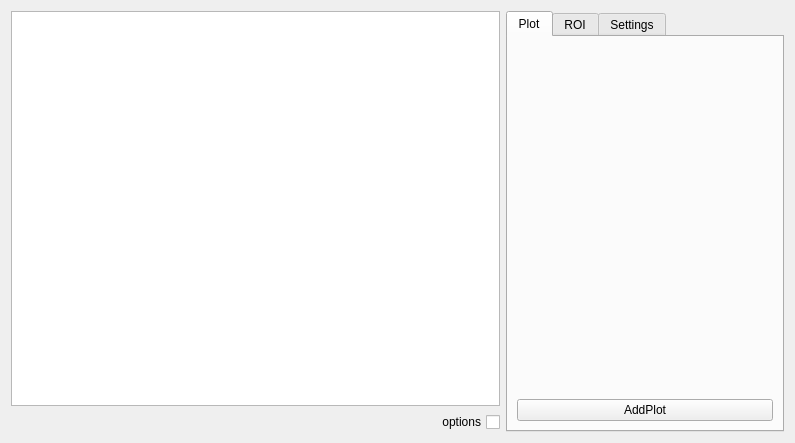
<?xml version="1.0" encoding="UTF-8"?>
<ui version="4.0">
 <class>Viewer1DWidget</class>
 <widget class="QWidget" name="Viewer1DWidget">
  <property name="geometry">
   <rect>
    <x>0</x>
    <y>0</y>
    <width>795</width>
    <height>443</height>
   </rect>
  </property>
  <property name="sizePolicy">
   <sizepolicy hsizetype="MinimumExpanding" vsizetype="Preferred">
    <horstretch>0</horstretch>
    <verstretch>0</verstretch>
   </sizepolicy>
  </property>
  <property name="windowTitle">
   <string>Form</string>
  </property>
  <property name="locale">
   <locale language="C" country="AnyCountry"/>
  </property>
  <layout class="QHBoxLayout" name="horizontalLayout">
   <item>
    <layout class="QVBoxLayout" name="verticalLayout_4">
     <property name="rightMargin">
      <number>0</number>
     </property>
     <item>
      <widget class="GraphicsLayoutWidget" name="viewer_GraphicsLayoutWidget">
       <property name="sizePolicy">
        <sizepolicy hsizetype="Expanding" vsizetype="Expanding">
         <horstretch>0</horstretch>
         <verstretch>0</verstretch>
        </sizepolicy>
       </property>
      </widget>
     </item>
     <item>
      <widget class="QCheckBox" name="options_checkBox">
       <property name="sizePolicy">
        <sizepolicy hsizetype="Expanding" vsizetype="Fixed">
         <horstretch>0</horstretch>
         <verstretch>0</verstretch>
        </sizepolicy>
       </property>
       <property name="layoutDirection">
        <enum>Qt::RightToLeft</enum>
       </property>
       <property name="text">
        <string>options</string>
       </property>
      </widget>
     </item>
    </layout>
   </item>
   <item>
    <widget class="QTabWidget" name="tabWidget">
     <property name="sizePolicy">
      <sizepolicy hsizetype="Fixed" vsizetype="Expanding">
       <horstretch>0</horstretch>
       <verstretch>0</verstretch>
      </sizepolicy>
     </property>
     <property name="currentIndex">
      <number>0</number>
     </property>
     <widget class="QWidget" name="tab">
      <property name="sizePolicy">
       <sizepolicy hsizetype="Preferred" vsizetype="Preferred">
        <horstretch>0</horstretch>
        <verstretch>0</verstretch>
       </sizepolicy>
      </property>
      <attribute name="title">
       <string>Plot</string>
      </attribute>
      <layout class="QVBoxLayout" name="verticalLayout">
       <item>
        <widget class="CustomParameterTree" name="plot_ParameterTree" native="true">
         <property name="sizePolicy">
          <sizepolicy hsizetype="Preferred" vsizetype="Preferred">
           <horstretch>0</horstretch>
           <verstretch>0</verstretch>
          </sizepolicy>
         </property>
        </widget>
       </item>
       <item>
        <widget class="QPushButton" name="addPlot_pushButton">
         <property name="sizePolicy">
          <sizepolicy hsizetype="Minimum" vsizetype="Fixed">
           <horstretch>0</horstretch>
           <verstretch>0</verstretch>
          </sizepolicy>
         </property>
         <property name="text">
          <string>AddPlot</string>
         </property>
        </widget>
       </item>
      </layout>
     </widget>
     <widget class="QWidget" name="tab_2">
      <property name="sizePolicy">
       <sizepolicy hsizetype="Preferred" vsizetype="Preferred">
        <horstretch>0</horstretch>
        <verstretch>0</verstretch>
       </sizepolicy>
      </property>
      <attribute name="title">
       <string>ROI</string>
      </attribute>
      <layout class="QVBoxLayout" name="verticalLayout_2">
       <item>
        <widget class="ROIToolButton" name="makeROI_toolButton">
         <property name="sizePolicy">
          <sizepolicy hsizetype="Minimum" vsizetype="Fixed">
           <horstretch>0</horstretch>
           <verstretch>0</verstretch>
          </sizepolicy>
         </property>
         <property name="text">
          <string>Add ROI</string>
         </property>
         <property name="popupMode">
          <enum>QToolButton::MenuButtonPopup</enum>
         </property>
         <property name="toolButtonStyle">
          <enum>Qt::ToolButtonTextOnly</enum>
         </property>
         <property name="autoRaise">
          <bool>true</bool>
         </property>
         <property name="arrowType">
          <enum>Qt::RightArrow</enum>
         </property>
        </widget>
       </item>
       <item>
        <widget class="ROITableWidget" name="tableROI_tableWidget">
         <property name="sizePolicy">
          <sizepolicy hsizetype="MinimumExpanding" vsizetype="Expanding">
           <horstretch>0</horstretch>
           <verstretch>0</verstretch>
          </sizepolicy>
         </property>
         <property name="minimumSize">
          <size>
           <width>0</width>
           <height>0</height>
          </size>
         </property>
         <property name="selectionBehavior">
          <enum>QAbstractItemView::SelectRows</enum>
         </property>
         <attribute name="horizontalHeaderStretchLastSection">
          <bool>true</bool>
         </attribute>
         <column>
          <property name="text">
           <string>Name</string>
          </property>
         </column>
         <column>
          <property name="text">
           <string>Orientation</string>
          </property>
         </column>
         <column>
          <property name="text">
           <string>Type</string>
          </property>
         </column>
        </widget>
       </item>
      </layout>
     </widget>
     <widget class="QWidget" name="tab_3">
      <attribute name="title">
       <string>Settings</string>
      </attribute>
      <layout class="QVBoxLayout" name="verticalLayout_3">
       <item>
        <widget class="ParameterTree" name="settings_ParameterTree" native="true">
         <property name="sizePolicy">
          <sizepolicy hsizetype="Preferred" vsizetype="Preferred">
           <horstretch>0</horstretch>
           <verstretch>0</verstretch>
          </sizepolicy>
         </property>
        </widget>
       </item>
      </layout>
     </widget>
    </widget>
   </item>
  </layout>
 </widget>
 <customwidgets>
  <customwidget>
   <class>GraphicsLayoutWidget</class>
   <extends>QGraphicsView</extends>
   <header>pyqtgraph</header>
  </customwidget>
  <customwidget>
   <class>ROITableWidget</class>
   <extends>QTableWidget</extends>
   <header>CustomTableWidget</header>
  </customwidget>
  <customwidget>
   <class>CustomParameterTree</class>
   <extends>QWidget</extends>
   <header>ParameterTree</header>
   <container>1</container>
  </customwidget>
  <customwidget>
   <class>ParameterTree</class>
   <extends>QWidget</extends>
   <header>pyqtgraph.parametertree</header>
   <container>1</container>
  </customwidget>
  <customwidget>
   <class>ROIToolButton</class>
   <extends>QToolButton</extends>
   <header>CustomToolButton</header>
  </customwidget>
 </customwidgets>
 <resources/>
 <connections/>
</ui>
